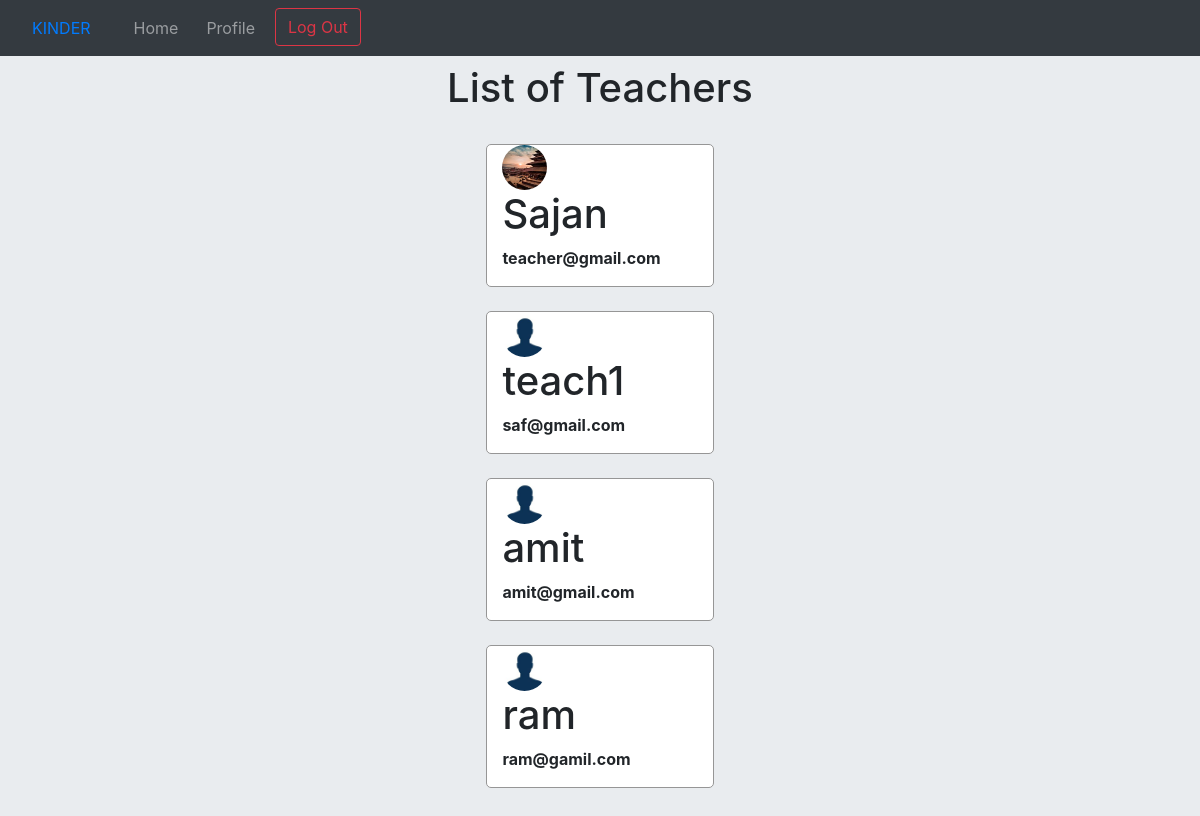
/home/teacher-profile/ (signed in), run on the app's committed database.
### users/models.py (models this page shows, shortened)
class User_teachers(models.Model):
    user=models.OneToOneField(User, on_delete=models.CASCADE)
    UserType=models.CharField(max_length=20,default='teacher')
    age=models.IntegerField()
    grade=models.CharField(max_length=20)
    schoolCode=models.CharField(max_length=20)
    school=models.ForeignKey(School,on_delete=models.CASCADE)

### second/models.py (models this page shows, shortened)
class Profile(models.Model):
    user = models.OneToOneField(User, on_delete=models.CASCADE)
    image = models.ImageField(default='default.jpg', upload_to='profile_pics')

### second/views.py (the view)
# urls.py: path('teacher-profile/', views.teacherprofile, name='teacher-profile'),
@login_required
def teacherprofile(request):
    if(hasattr(request.user,'user_teachers')):
        teachers=User_teachers.objects.filter(school=request.user.user_teachers.school)
    else:
        teachers=User_teachers.objects.filter(school=request.user.user_parents.school,grade=request.user.user_parents.ChildGrade)
    teacherlist={
        'teachers': teachers
    }
    return render(request, 'teacherprofile.html', teacherlist)

### second/templates/teacherprofile.html (shortened to what this page needs)
{% extends "base1.html" %}
{% block base2 %}
{% load static %}
<!DOCTYPE html>
<html lang="en">
<head>
    <link rel="stylesheet" href="{% static 'form1.css' %}" >
</head>
<div class="jumbotron">
<center><h1>List of Teachers</h1></center><br>
    {% for teach in teachers %}
        <div class='container' style='background-color:white;width:20%;border-style:solid;border-radius:5px;border-width:1px;border-color:#969696;'>
        <img class="rounded-circle account-img" src="{{ teach.user.profile.image.url }}" height = "45px", width="45px"><h1>{{teach.user.username}}</h1>
        <p><b>{{teach.user.email}}</b></p>
        </div><br>
    {% endfor %}
</div>
</body>
</html>
{% endblock %}

### data on the page
User_teachers: user.profile.image (picture), user.username "Sajan", user.email "teacher@gmail.com"
User_teachers: user.profile.image (placeholder picture), user.username "teach1", user.email "saf@gmail.com"
User_teachers: user.profile.image (placeholder picture), user.username "amit", user.email "amit@gmail.com"
User_teachers: user.profile.image (placeholder picture), user.username "ram", user.email "ram@gamil.com"
